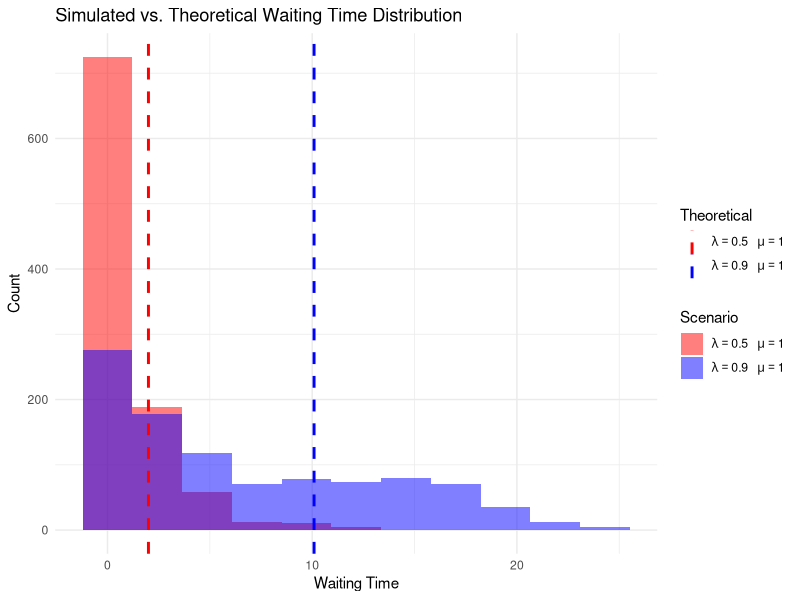

Reproduce this figure in R.
library(tidyverse)

# Function to simulate an M/M/1 queue
simulate_mm1 <- function(mean_interarrival, mean_service, n_customers, seed = 42) {
  set.seed(seed)

  # Initialize vectors
  A <- numeric(n_customers + 1)  # Interarrival times
  S <- numeric(n_customers)  # Service times
  X <- numeric(n_customers + 1)  # Waiting times

  # Generate interarrival and service times using -mean * log(rand(1))
  for (i in 1:n_customers) {
    S[i] <- -mean_service * log(runif(1))  # Service time
    A[i + 1] <- -mean_interarrival * log(runif(1))  # Interarrival time
  }

  # Compute waiting times
  # Note, X[1] is initialized as 0, because there is no waiting time for the first customer
  for (i in 1:n_customers) {
    X[i + 1] <- max(X[i] + S[i] - A[i + 1], 0)
  }

  lambda <- 1 / mean_interarrival
  mu <- 1 / mean_service

  list(
    sim = tibble(
      customer = 1:n_customers,
      waiting_time = X[-1]  # Exclude first value since it's initialized as 0
    ),
    lambda = lambda,
    mu = mu,
    w_theoretical = 1 / (mu - lambda),
    num_customers = n_customers,
    scenario_label = paste0("lambda == ", round(lambda, 2), "~~~ mu == ", round(mu, 2))
  )
}

n_customers <- 1000

# Simulate for two different scenarios
sim_data_1 <- simulate_mm1(2.0, 1.0, n_customers)
sim_data_2 <- simulate_mm1(1.11, 1.0, n_customers)

sim_data <- bind_rows(
  mutate(sim_data_1$sim, scenario_label = sim_data_1$scenario_label),
  mutate(sim_data_2$sim, scenario_label = sim_data_2$scenario_label)
)

theoretical <- tibble(
  waiting_time = c(sim_data_1$w_theoretical, sim_data_2$w_theoretical),
  scenario_label = c(sim_data_1$scenario_label, sim_data_2$scenario_label)
)

k_sturges <- function(n) {
  round(1 + log2(n))
}

# Plot comparison with LaTeX-rendered labels
ggplot(sim_data, aes(x = waiting_time, fill = scenario_label)) +
  geom_histogram(bins = k_sturges(n_customers), alpha = 0.5, position = "identity") +
  geom_vline(data = theoretical, aes(xintercept = waiting_time, color = scenario_label),
             linetype = "dashed", size = 1) +
  scale_fill_manual(
    name = "Scenario",
    values = c("red", "blue"),
    labels = lapply(unique(sim_data$scenario_label), function(x) parse(text = x))
  ) +
  scale_color_manual(
    name = "Theoretical",
    values = c("red", "blue"),
    labels = lapply(unique(theoretical$scenario_label), function(x) parse(text = x))
  ) +
  labs(
    title = "Simulated vs. Theoretical Waiting Time Distribution",
    x = "Waiting Time",
    y = "Count"
  ) +
  theme_minimal()
